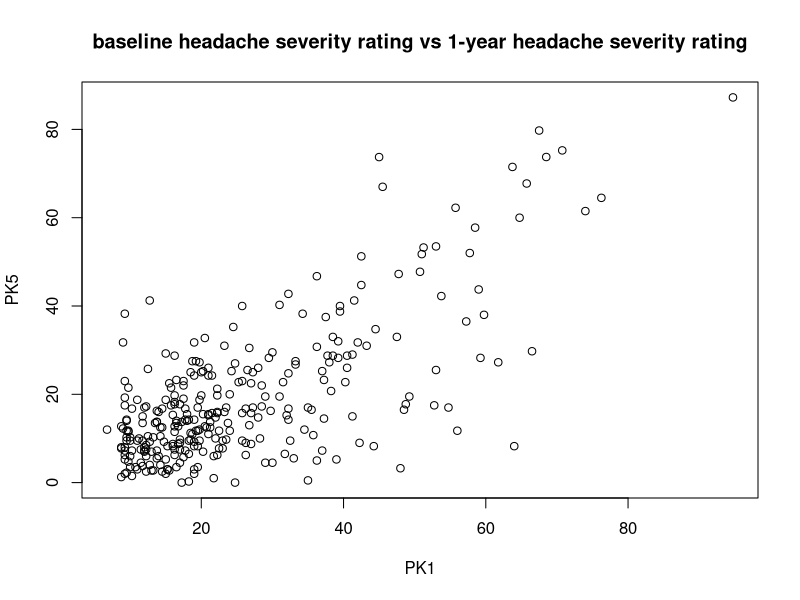
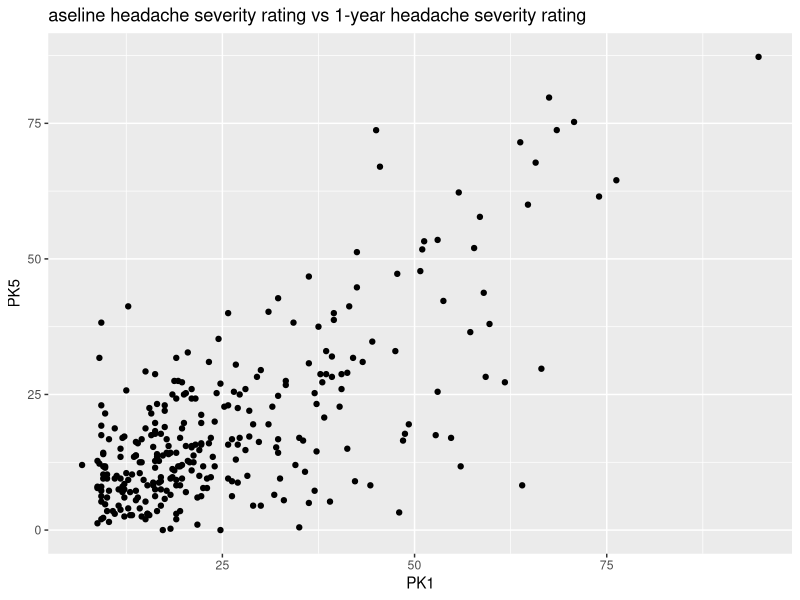
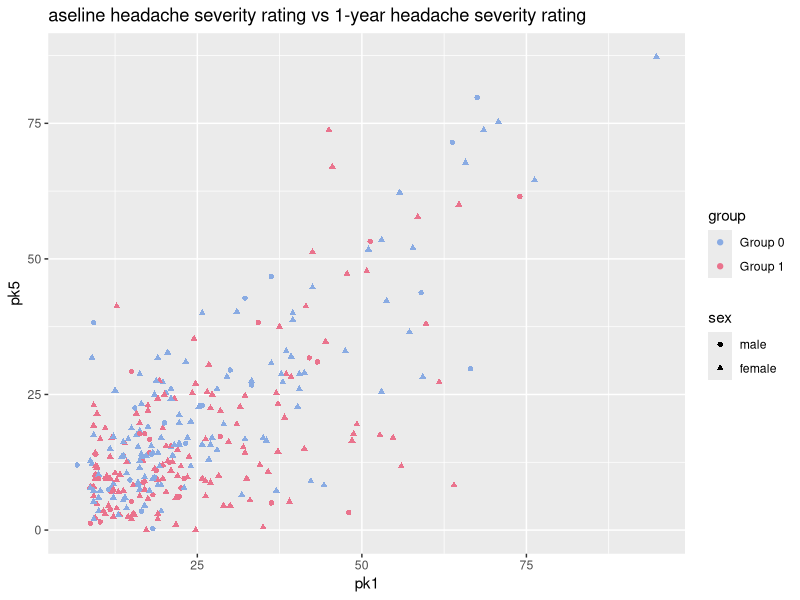
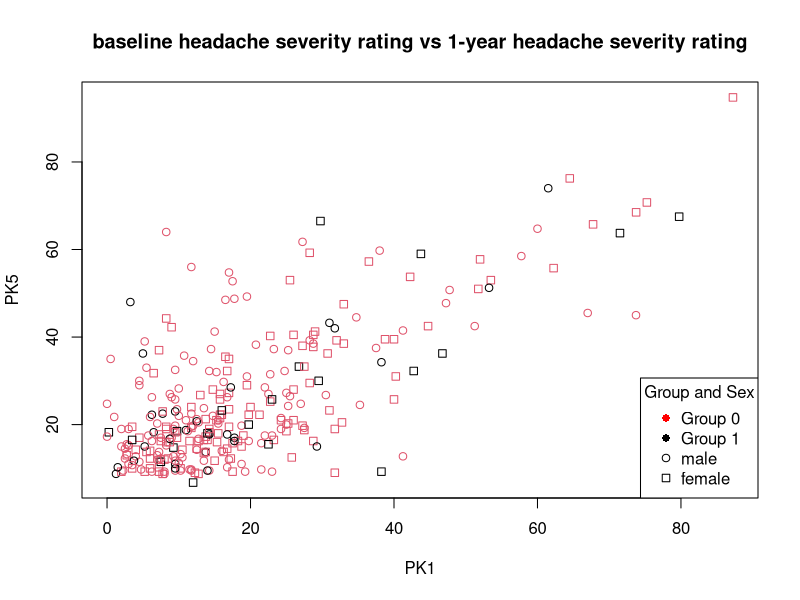

These charts were generated, in order, by the following R code:
## ---- chunk 1
library(tidyverse)
## ---- chunk 2
acu <- read.csv("acupuncture.csv")
## ---- chunk 3
## mean for each element
apply(acu, MARGIN = 2, mean)
## sd for each element
apply(acu, MARGIN = 2, sd)
## ---- chunk 4
by(
  data = acu$pk5, 
  INDICES = acu$group, 
  FUN = mean
)
## It cannot be concluded about efficacy by only telling the relationship of group and severity of pk5. It needs more information other than groups. 
## ---- chunk 5
diff <- acu$pk5 - acu$pk1
acu <- mutate(acu, diff)
acu$diff
## ---- chunk 6
acu <- mutate(acu, remission <- ifelse(diff <= -10, 1, 0))
acu$remission
## ---- chunk 7
acu %>% 
  group_by(group) %>% 
  summarize(mean(pk5))
acu <- acu %>% 
  mutate(diff2 = pk5 - pk1)
acu$diff2
acu <- acu %>% 
  mutate(remission2 = ifelse(diff2 <= -10, 1, 0))
acu$remission2
## ---- chunk 8
plot(acu$pk1, acu$pk5, xlab = "PK1", ylab = "PK5",
     main = "baseline headache severity rating vs 1-year headache severity rating")
## ---- chunk 9
acu %>%
  ggplot(aes(x = pk1, y = pk5)) + 
  geom_point() + 
  xlab("PK1") + 
  ylab("PK5") + 
  ggtitle("aseline headache severity rating vs 1-year headache severity rating")
## ---- chunk 10
acu %>% 
  mutate(group = factor(x = group,
                           labels = c("Group 0", "Group 1"),
                           levels = c(0, 1)),
            sex = factor(x = sex,
                         labels = c("male", "female"),
                         levels = c(0, 1))) %>%
  ggplot(aes(x = pk1, y = pk5, color = group, shape = sex))  + 
  geom_point() + 
  scale_color_manual(values = c("#89ABE3FF", "#EA738DFF")) + 
  ggtitle("aseline headache severity rating vs 1-year headache severity rating")
## ---- chunk 11
plot(acu$pk1~ acu$pk5, xlab = "PK1", ylab = "PK5", 
     col = factor(acu$sex), 
     pch = acu$group,
     main = "baseline headache severity rating vs 1-year headache severity rating")
legend(
  x = "bottomright",
  legend = c("Group 0", "Group 1", "male", "female"),
  title = "Group and Sex",
  col = c("red", "black", "black", "black"), 
  pch = c(16, 16, 1, 0)
)
